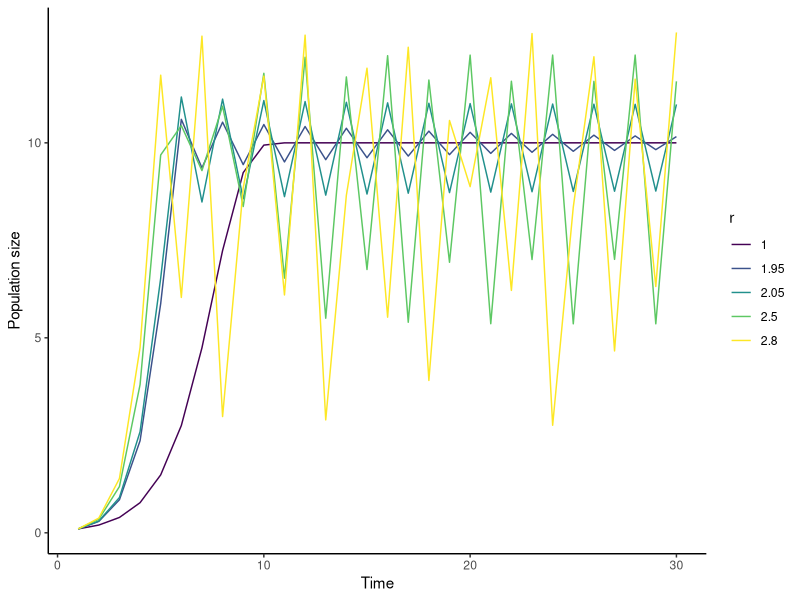
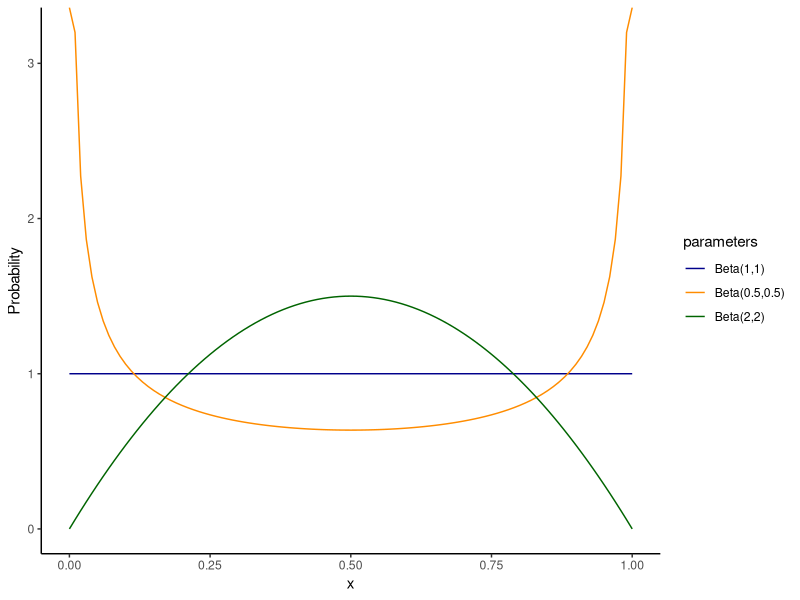
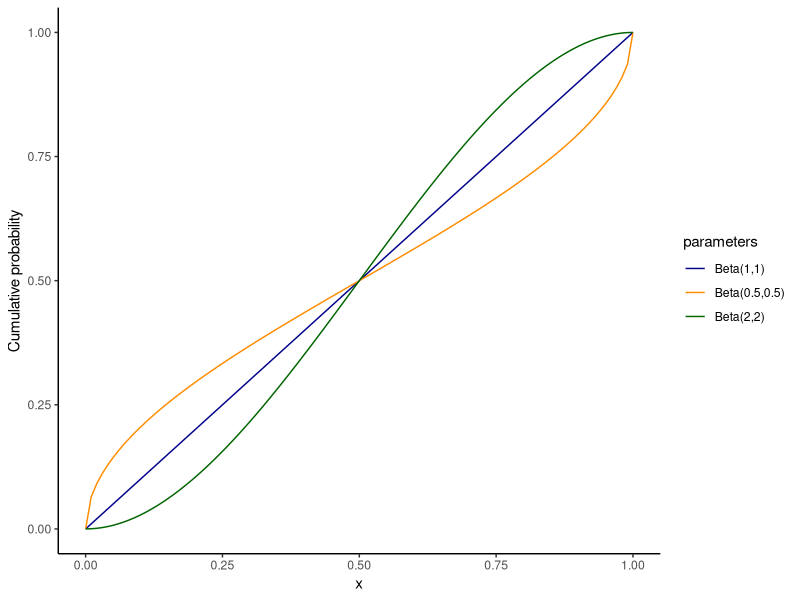
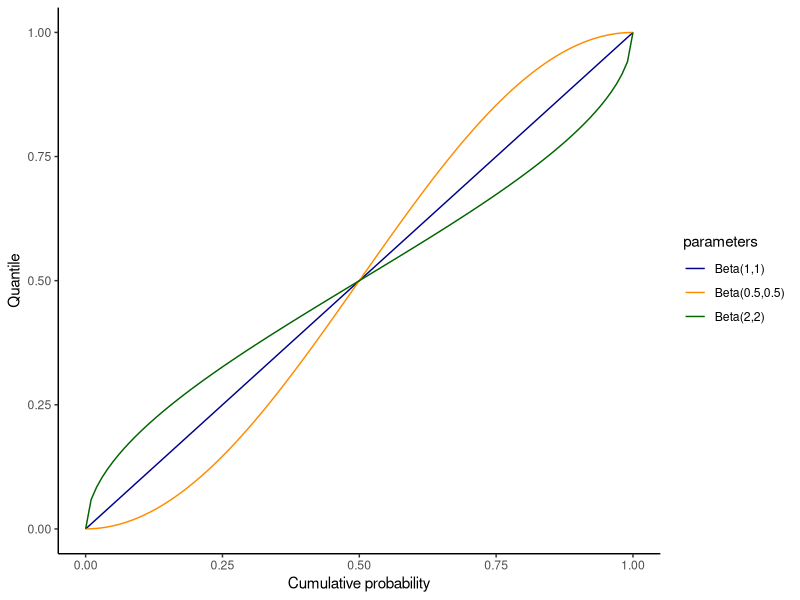
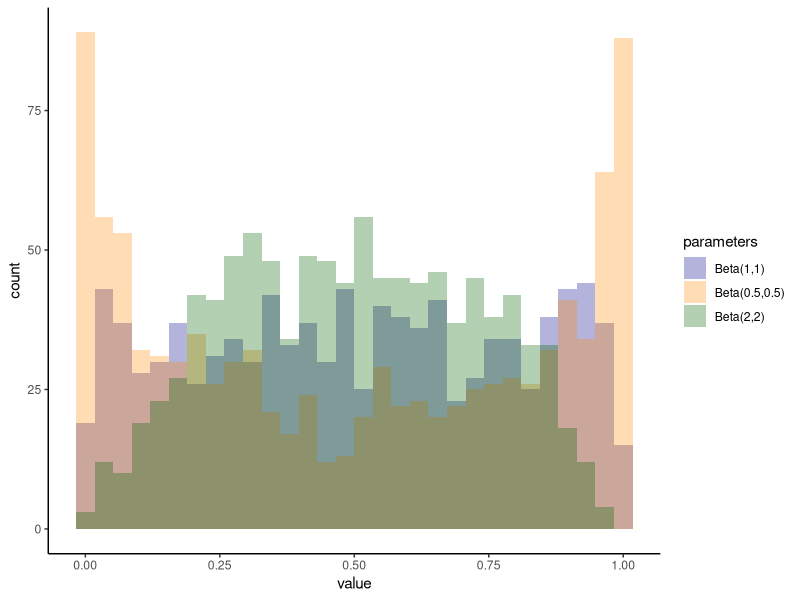
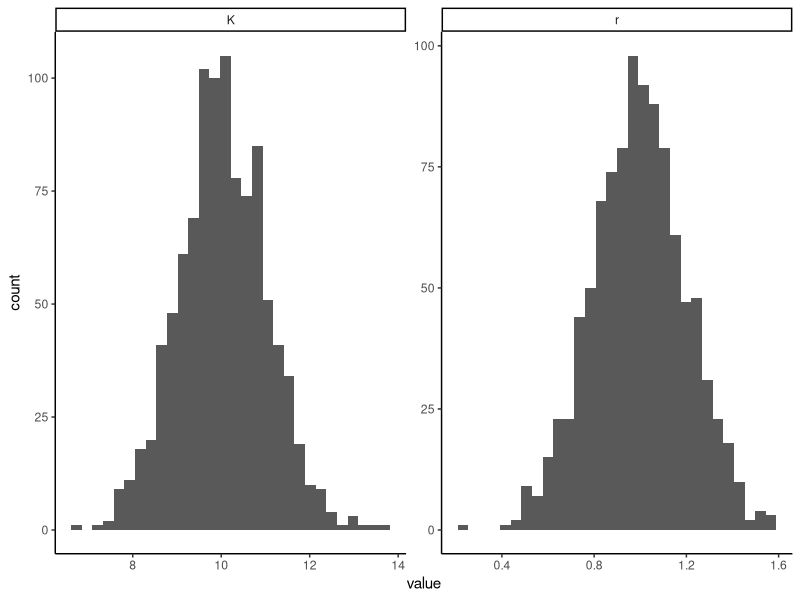
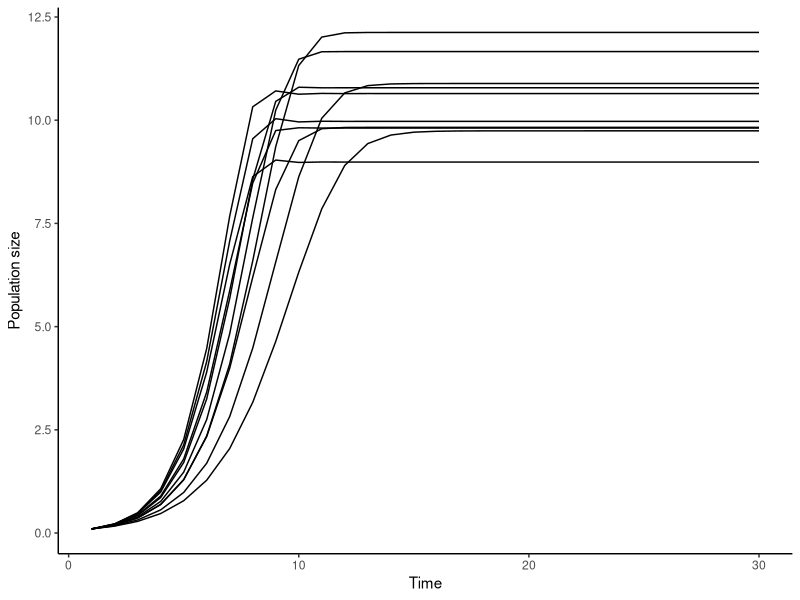
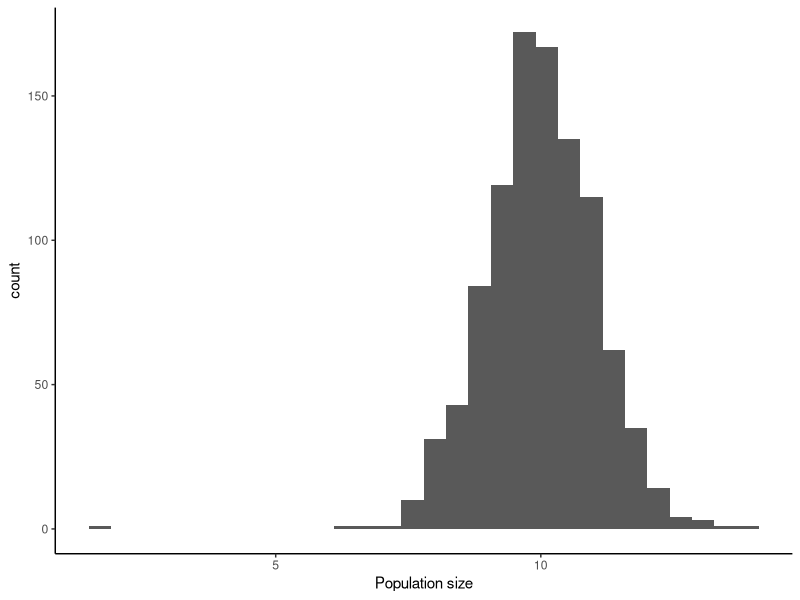

Here is the R script that generated these plots, in order:
## ---- chunk 1
library(tidyverse)
## ---- chunk 2
simulate_logistic <- function(r = 1, K = 10, n0 = .1, NT = 30) {
  n <- rep(n0, NT) ## vector to store results
  for (t in 2:NT) {
    n[t] <- n[t - 1] + r * n[t - 1] * (1 - n[t - 1] / K)
  }
  df <- data.frame(time = 1:NT, n = n)

  return(df)
}

c(1, 1.95, 2.05, 2.5, 2.8) |>
  map_dfr(\(r) simulate_logistic(r = r) |> mutate(r = r)) |>
  ggplot() +
  geom_line(aes(x = time, y = n, col = as.factor(r), group = r)) +
  scale_color_viridis_d() +
  labs(x = "Time", y = "Population size", color = "r") +
  theme_classic()
## ---- chunk 3
data.frame(x = seq(0, 1, by = 0.01)) |>
  mutate(
    pdf1 = dbeta(x, 1, 1),
    pdf2 = dbeta(x, 0.5, 0.5),
    pdf3 = dbeta(x, 2, 2)
  ) |>
  pivot_longer(
    cols = starts_with("pdf"),
    names_to = "parameters",
    names_prefix = "pdf"
  ) |>
  ggplot() +
  geom_line(aes(x = x, y = value, col = parameters, group = parameters)) +
  scale_color_manual(
    breaks = 1:3,
    values = c("darkblue", "darkorange", "darkgreen"), # mapped to 1, 2, 3 in order
    labels = c("Beta(1,1)", "Beta(0.5,0.5)", "Beta(2,2)")
  ) +
  labs(x = "x", y = "Probability") +
  theme_classic()
## ---- chunk 4
data.frame(x = seq(0, 1, by = 0.01)) |>
  mutate(
    cdf1 = pbeta(x, 1, 1),
    cdf2 = pbeta(x, 0.5, 0.5),
    cdf3 = pbeta(x, 2, 2)
  ) |>
  pivot_longer(
    cols = starts_with("cdf"),
    names_to = "parameters",
    names_prefix = "cdf"
  ) |>
  ggplot() +
  geom_line(aes(x = x, y = value, col = parameters, group = parameters)) +
  scale_color_manual(
    breaks = 1:3,
    values = c("darkblue", "darkorange", "darkgreen"), # mapped to 1, 2, 3 in order
    labels = c("Beta(1,1)", "Beta(0.5,0.5)", "Beta(2,2)")
  ) +
  labs(x = "x", y = "Cumulative probability") +
  theme_classic()
## ---- chunk 5
data.frame(p = seq(0, 1, by = 0.01)) |>
  mutate(
    q1 = qbeta(p, 1, 1),
    q2 = qbeta(p, 0.5, 0.5),
    q3 = qbeta(p, 2, 2)
  ) |>
  pivot_longer(
    cols = starts_with("q"),
    names_to = "parameters",
    names_prefix = "q"
  ) |>
  ggplot() +
  geom_line(aes(x = p, y = value, col = parameters, group = parameters)) +
  scale_color_manual(
    breaks = 1:3,
    values = c("darkblue", "darkorange", "darkgreen"), # mapped to 1, 2, 3 in order
    labels = c("Beta(1,1)", "Beta(0.5,0.5)", "Beta(2,2)")
  ) +
  labs(x = "Cumulative probability", y = "Quantile") +
  theme_classic()
## ---- chunk 6
data.frame(
  sample1 = rbeta(1000, 1, 1),
  sample2 = rbeta(1000, 0.5, 0.5),
  sample3 = rbeta(1000, 2, 2)
) |>
  pivot_longer(
    cols = starts_with("sample"),
    names_to = "parameters",
    names_prefix = "sample"
  ) |>
  ggplot() +
  geom_histogram(aes(x = value, fill = parameters), position = "identity", alpha = 0.3, color = NA) +
  scale_fill_manual(
    breaks = 1:3,
    values = c("darkblue", "darkorange", "darkgreen"), # mapped to 1, 2, 3 in order
    labels = c("Beta(1,1)", "Beta(0.5,0.5)", "Beta(2,2)")
  ) +
  theme_classic()
## ---- chunk 7
NE <- 1000 ## Ensemble size
r <- 1.0
r.sd <- 0.2 ## standard deviation on r
K <- 10
K.sd <- 1.0 ## standard deviation on K

df_param <- data.frame(
  i = 1:NE,
  r = rnorm(NE, r, r.sd),
  K = rnorm(NE, K, K.sd)
)

df_param |>
  pivot_longer(cols = r:K) |>
  ggplot() +
  geom_histogram(aes(x = value)) +
  facet_wrap(. ~ name, scales = "free") +
  theme_classic()
## ---- chunk 8
df_sample <- df_param |>
  pmap_dfr(\(i, r, K) simulate_logistic(r = r, K = K) |> mutate(i = i, r = r, K = K))

df_sample |>
  filter(i %in% (df_sample$i |> sample(10))) |>
  ggplot() +
  geom_line(aes(x = time, y = n, group = i)) +
  labs(x = "Time", y = "Population size") +
  theme_classic()
## ---- chunk 9
df_sample |>
  filter(time == 15) |>
  ggplot() +
  geom_histogram(aes(x = n)) +
  labs(x = "Population size") +
  theme_classic()
## ---- chunk 10
df_sample |>
  group_by(time) |>
  summarise(
    median = median(n),
    lower = quantile(n, 0.025),
    upper = quantile(n, 0.975),
    .groups = "drop"
  ) |>
  ggplot() +
  geom_ribbon(aes(x = time, ymin = lower, ymax = upper), alpha = 0.2) +
  geom_line(aes(x = time, y = median)) +
  labs(x = "Time", y = "Population size") +
  theme_classic()
## ---- chunk 11
NE <- 1000 ## Ensemble size
n0 <- .1
n0.sd <- .6

data.frame(
  i = 1:NE,
  n0 = rlnorm(NE, log(n0), n0.sd)
) |>
  pmap_dfr(\(i, n0) simulate_logistic(n0 = n0) |> mutate(i = i, n0 = n0)) |>
  group_by(time) |>
  summarise(
    median = median(n),
    lower = quantile(n, 0.025),
    upper = quantile(n, 0.975),
    .groups = "drop"
  ) |>
  ggplot() +
  geom_ribbon(aes(x = time, ymin = lower, ymax = upper), alpha = 0.2) +
  geom_line(aes(x = time, y = median)) +
  labs(x = "Time", y = "Population size") +
  theme_classic()
## ---- chunk 12
crossing(
  r = c(1, 1.95, 2.05, 2.5, 2.8),
  data.frame(
    i = 1:NE,
    n0 = rlnorm(NE, log(n0), n0.sd)
  )
) |>
  pmap_dfr(\(i, r, n0) simulate_logistic(r = r, n0 = n0) |> mutate(i = i, r = r, n0 = n0)) |>
  group_by(r, time) |>
  summarise(
    median = median(n),
    lower = quantile(n, 0.025),
    upper = quantile(n, 0.975),
    .groups = "drop"
  ) |>
  ggplot() +
  geom_ribbon(aes(x = time, ymin = lower, ymax = upper, group = r, fill = as.factor(r)), alpha = 0.2) +
  geom_line(aes(x = time, y = median, group = r, col = as.factor(r))) +
  scale_fill_viridis_d() +
  scale_color_viridis_d() +
  labs(x = "Time", y = "Population size", color = "r", fill = "r") +
  theme_classic()
## ---- chunk 13
calc_lyapunov <- function(r = 1, K = 10, n0 = 0.1, NT = 30) {
  # 1. Simulate trajectories
  n <- rep(n0, NT)
  for (t in 2:NT) {
    n[t] <- n[t - 1] + r * n[t - 1] * (1 - n[t - 1] / K)
  }

  # Derivative: f'(n) = 1 + r - (2 * r * n / K)
  deriv <- abs(1 + r - (2 * r * n / K))

  # 3. Calculate Lyapunov exponent
  data.frame(
    time = 1:NT,
    lyapunov = log(deriv)
  )
}

crossing(
  r = c(1, 1.95, 2.05, 2.5, 2.8)
) |>
  pmap_dfr(\(r) calc_lyapunov(r = r) |> mutate(r = r)) |>
  ggplot() +
  geom_hline(aes(yintercept = 0), alpha = 0.2) +
  geom_line(aes(x = time, y = lyapunov, group = r, color = as.factor(r))) +
  scale_color_viridis_d() +
  labs(x = "Time", y = "Lyapunov exponent") +
  theme_classic()
